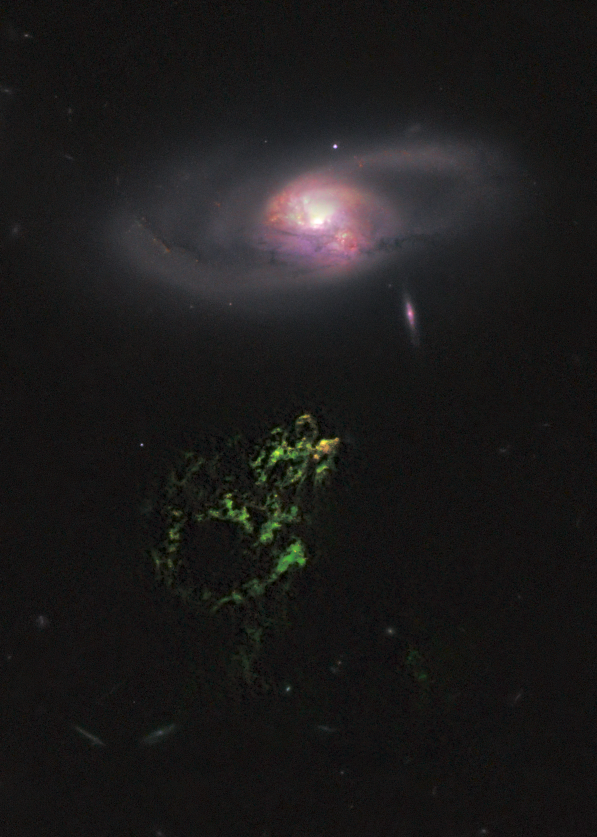
#> input picture rawdata/509256main_p1101a1.tif, 1194 x 1674 px (shown at 1/2 size)
$ jupyter execute --allow-errors VoorwerpParticles.ipynb   (shell and % lines are left out)
#> lines starting #> are read from the running program, lines starting #| are printed output that depends on the picture
# Hanny's Voorwerp Particle Model

Working with the image from [here.](https://www.nasa.gov/mission_pages/hubble/science/space-oddity.html)

[cell 1]

from PIL import Image
import numpy as np
import scipy.stats as stats
from scipy.ndimage.filters import gaussian_filter

import matplotlib.pyplot as plt
from mpl_toolkits.mplot3d import Axes3D

import hdbscan

[cell 2]

im = Image.open('509256main_p1101a1.tif')
#> im is the input picture: PIL image 1194x1674 RGB; mean R, G, B 28.1, 26.8, 26.5
imarray = np.array(im)

f,ax = plt.subplots(1,1, figsize=(10,20))
ax.imshow(imarray)

[cell 3]
ny, nx, nz = imarray.shape
#> ny = 1674; nx = 1194; nz = 3
print(imarray.shape)
#| (1674, 1194, 3)

### Separate the colors and calculate the luminance

[cell 4]

#threshold = 0.2 #from trial and error
threshold = 0.11 #from trial and error

r = imarray[:, :, 0]/255.
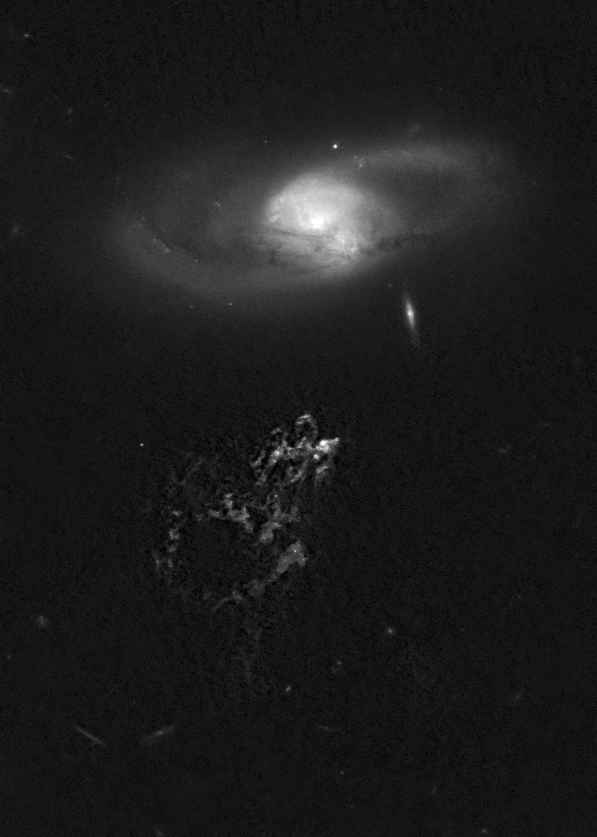
#> r: shape (1674, 1194) float64 (shown at 1/2 size); min 0, max 1, mean 0.11
g = imarray[:, :, 1]/255.
b = imarray[:, :, 2]/255.
luminance = 0.2126*imarray[:,:,0]/255. + 0.7152*imarray[:,:,1]/255. + 0.0722*imarray[:,:,2]/255.
low = np.where(luminance < threshold)
#> low = 1558572 positions, rows 0 to 1673, columns 0 to 1193
luminance[low] = 0
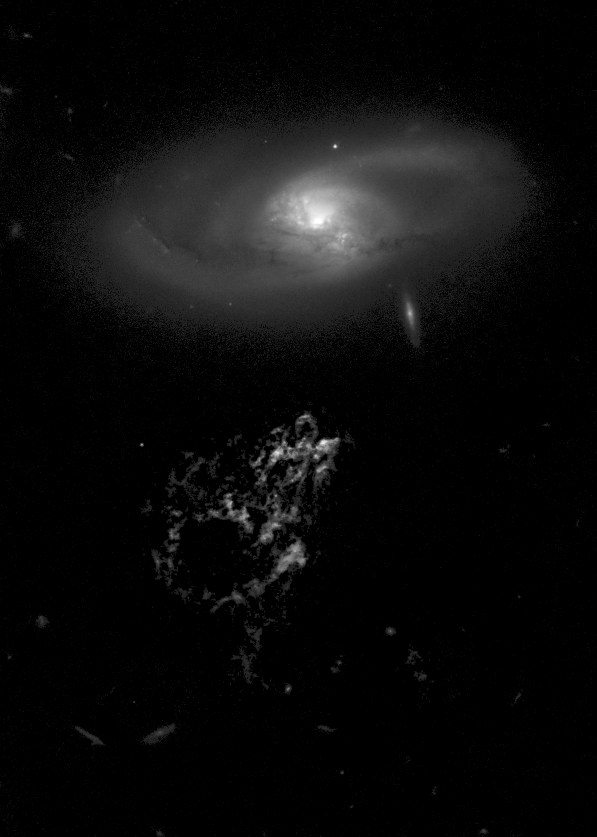
#> luminance: shape (1674, 1194) float64 (shown at 1/2 size); min 0, max 1, mean 0.0466
luminanceSmooth = gaussian_filter(luminance, 8)

f,(ax1, ax2, ax3, ax4, ax5) = plt.subplots(1,5, figsize=(30, 10))
ax1.imshow(r, cmap='Reds')
ax2.imshow(g, cmap='Greens')
ax3.imshow(b, cmap='Blues')
ax4.imshow(luminance, cmap='Greys')
ax5.imshow(luminanceSmooth, cmap='Greys')
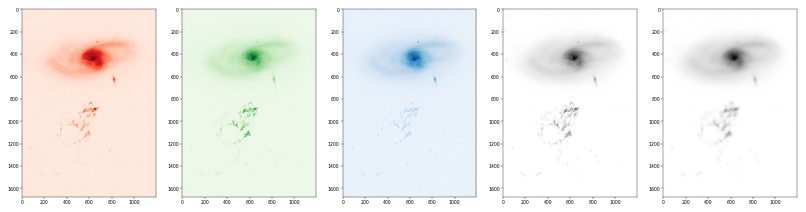
#> figure drawn by matplotlib, 5 panels

### Sample from the luminance array to create particles

[cell 5]

resampleRing = [] #trying to identify the ring
xRingCenter = 425
yRingCenter = 550

resampleX = []
resampleY = []
resampleZ = []
resampleRGB = []
resampleL = []

resampleRGBA = []
norm = 1.#0.1

zfac = 30. #scaling factor fo gaussian distribution of points based on luminance
zmax = 10
zmin = 1
cx = 500
cy = 650
zlfac = 150.
colorFac = 0.
for i in range(ny)[775:]:
    rowS = luminanceSmooth[i,:]
    row = luminance[i,:]
    sumRow = np.sum(row)
    if (sumRow > 0):
        nn = np.sum(row)/norm
        pp = row/sumRow
        n = int(np.round(nn))
        #print(i, n, row)
        xx = np.random.choice(nx, size=n, p=pp)
        xoff = np.random.random(size=n) #to avoid obvious pixelation
        yoff = np.random.random(size=n) #to avoid obvious pixelation
        xcheck = xx + xoff
        ycheck = np.ones(n)*(ny - i) + yoff
        resampleX.extend(xcheck)
        resampleY.extend(ycheck)

        #take luminance as the standard deviation of the random normal?
        scale = np.clip(rowS[xx]**0.5*zfac, zmin, zmax)

        #choose some function for the central z position
        #pxy = (np.abs(i - cy) + np.abs(np.arange(len(row))[xx] - cx))/(cx + cy) #x + y
        xval = np.arange(len(row))[xx]
        yval = i
        yline = xval + 150
        xline = 1200 - yval
        # [4 lines of commented-out code are left out]
        pxy = (yval - yline)**2./cy**2. #elliptical paraboloid
        loc = zlfac*pxy**2.
        #loc = np.zeros_like(pxy)

        #add some wiggles?
        #pxy = (xval - cx)**2./(0.2*cx)**2. + (yval - yline)**2./(0.4*cy)**2. #elliptical paraboloid
        #loc += zlfac*np.sin(pxy)/5.

        #add a random offset but to clumps
        #loc += np.random.normal(size=n, scale=zlfac/5., loc=0)

        #limit the overall size
        check = np.where(np.abs(loc) > 2.*zlfac)
        loc[check] = np.random.normal(size = len(check), scale=zlfac, loc=0)
        #loc = np.clip(loc, -4.*zlfac, 4.*zlfac)

        #print(loc, i, (i - cy), (np.arange(len(row))[xx] - cx))

        resampleZ.extend(np.random.normal(size=n, scale=scale, loc=loc))
        resampleL.extend(row[xx])

        #trying to identify the ring for clumping
        rad = ((xcheck - xRingCenter)**2. + (ycheck - yRingCenter)**2.)**0.5
        ringCheck = np.where(rad < 125)
        ring = np.zeros(len(xcheck))
        ring[ringCheck] = 10.
        resampleRing.extend(ring)

        resampleRGB.extend((imarray[i,xx,:]/255.).tolist())
        #try to make the colors more vibrant -- could try to do something smart, but for now just subtract a constant from the color
        r = imarray[i,xx,0]/255.
        g = imarray[i,xx,1]/255.
        b = imarray[i,xx,2]/255.
        #rgb = np.array([r,g,b])
        #cmax = np.argmax(rgb)
        resampleRGBA.extend( np.array([r + colorFac,
                                       g + colorFac,
                                       b + colorFac,
                                       np.ones(len(xx))]).T.tolist())
#> this loop made 899 passes
#> (sumRow, nn, n, xoff, yoff, xcheck, ycheck, scale) on passes 1 to 4: (2.68, 2.68, 3, [0.545, 0.424, 0.646], [0.438, 0.892, 0.964], [642.5, 843.4, 725.6], [899.4, 899.9, 900], [2.01, 1.83, 1.56]), (3.03, 3.03, 3, [0.0202, 0.833, 0.778], [0.87, 0.979, 0.799], [983, 255.8, 259.8], [898.9, 899, 898.8], [1, 1.71, 1.61]), (3.2, 3.2, 3, [0.415, 0.265, 0.774], [0.456, 0.568, 0.0188], [420.4, 1125.3, 700.8], [897.5, 897.6, 897], [2.12, 1.06, 1.99]), (3.7, 3.7, 4, [0.0602, 0.667, 0.671, 0.21], [0.129, 0.315, 0.364, 0.57], [930.1, 426.7, 439.7, 947.2], [896.1, 896.3, 896.4, 896.6], [1.32, 2.37, 2.6, 1.09])
#> (sumRow, nn, n, xoff, yoff, xcheck, ycheck, scale) on pass 13: (1.5, 1.5, 2, [0.569, 0.407], [0.0692, 0.697], [924.6, 713.4], [887.1, 887.7], [1.08, 1.74])
#         foo = np.ones(len(r))
#         resampleRGBA.extend( np.array([foo, foo, foo, foo]).T.tolist())
        #resampleRGB.extend(tuple(map(tuple, imarray[i,xx,:])))

f,(ax1, ax2) = plt.subplots(1,2,figsize=(15,20))
#ax1.plot(resampleX, resampleY,'.', markersize=2, alpha=0.004, color='black')
ax1.scatter(resampleX, resampleY, s=2, alpha=0.05, c=resampleRGB)
ax1.set_aspect('equal')
xval = np.arange(1200)
yval = xval + 150
ax1.plot(xval, yval)
yval = np.arange(1200)
xval = -yval + 1200
ax1.plot(xval, yval)
ax1.scatter([xRingCenter], [yRingCenter],s=10,color='red',)
ax1.plot()
ax2.imshow(imarray)#luminance, cmap='Greys')
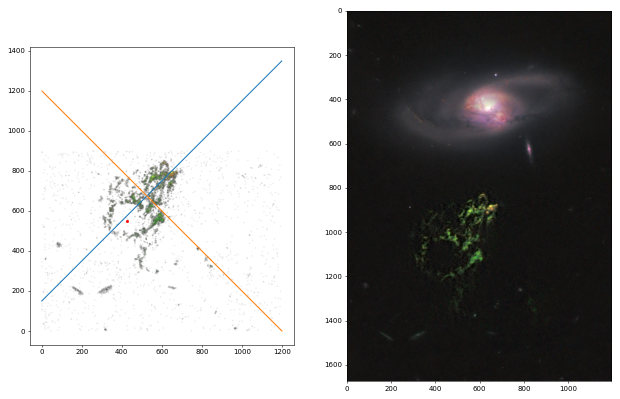
#> figure drawn by matplotlib, 2 panels; panel 1: curve peaks at x = 1199, y = 1349

## Try clump finding

*https://hdbscan.readthedocs.io/en/latest/comparing_clustering_algorithms.html#hdbscan*

*https://hdbscan.readthedocs.io/en/latest/*

[cell 6]

data = np.array([resampleX, resampleY, resampleL]).T
print(data.shape)
#| (12001, 3)

#> (the rest of this cell did not finish here and is left out)

*Apply the clump offsets*

#> (a cell that did not finish here is left out)

[cell 8]

f = plt.figure(figsize=(10,10))
ax = f.add_subplot(111, projection='3d')
ax.scatter(resampleX, resampleY, resampleZ, c=resampleRGB, s=20, alpha=0.1)
ax.set_xlabel('x')
ax.set_ylabel('y')
ax.set_zlabel('z')
ax.set_xlim(300, 700)
ax.set_ylim(450, 850)
ax.set_zlim(-200,200)
ax.view_init(90,0) #x,y
#ax.view_init(45, 45)
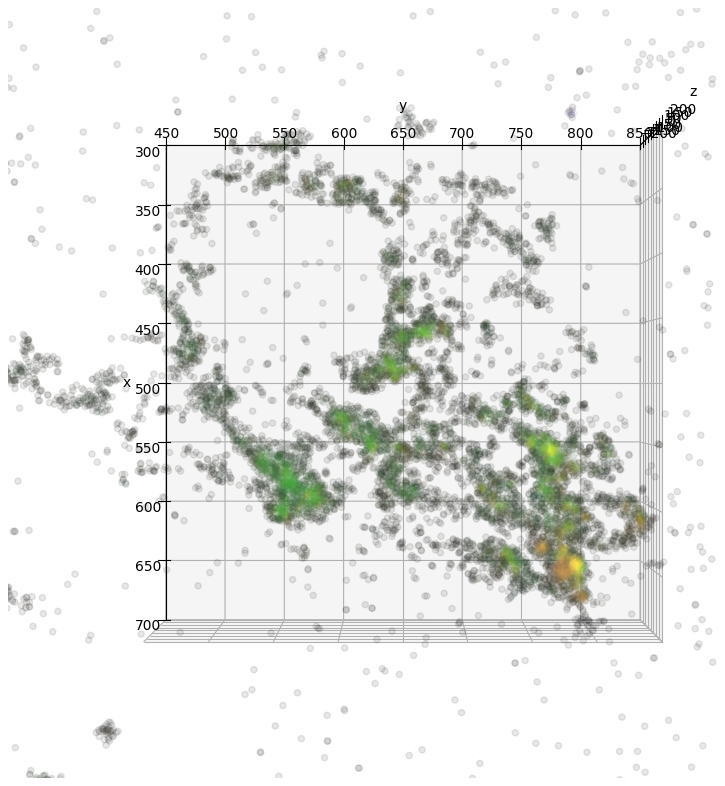
#> figure drawn by matplotlib, 1 panel

# Try looking at this in Firefly

[cell 9]
# some_file.py
import sys
sys.path.insert(0, '/Users/ageller/Visualizations/Firefly/dataReader')

import pandas as pd
from simpleReader import simpleReader
import requests
from IPython.display import IFrame

## Start the server

## Show Firefly in an IFrame

[cell 10]
url = "http://localhost:5000/combined"
IFrame(url, width=1650, height=700)

## Format the data and send it to Firefly

[cell 11]
mx, my, mz = np.mean(resampleX), np.mean(resampleY), np.mean(resampleZ)
sx, sy, sz = np.std(resampleX - mx), np.std(resampleY - my), np.std(resampleZ - mz)
s = max([sx,sy,sz])
coords = np.array([(resampleX - mx)/s, (resampleY - my)/s, (resampleZ - mz)/s]).T
print(coords.shape)
#| (12001, 3)

name = "part1"
#> (the rest of this cell did not finish here and is left out)

*To kill the Firefly server.*

[cell 12]
# uncomment the next line

### Write to a file for "raw" input format

[cell 13]
import csv
csvfile = open("../data/voorwerp.raw", 'wt')
csvwriter = csv.writer(csvfile, delimiter=' ', quotechar='|', quoting=csv.QUOTE_MINIMAL)
mx, my, mz = np.mean(resampleX), np.mean(resampleY), np.mean(resampleZ)
sx, sy, sz = np.std(resampleX - mx), np.std(resampleY - my), np.std(resampleZ - mz)
s = max([sx,sy,sz])
for i in range(len(resampleX)):
    csvwriter.writerow([(resampleX[i] - mx)/s, (resampleY[i] - my)/s, (resampleZ[i] - mz)/s,
                        resampleRGBA[i][0]*255., resampleRGBA[i][1]*255., resampleRGBA[i][2]*255.,
                        1, 2, 3])
csvfile.close()

$ run again, with rawdata/side_by_side.png saved as rawdata/509256main_p1101a1.tif
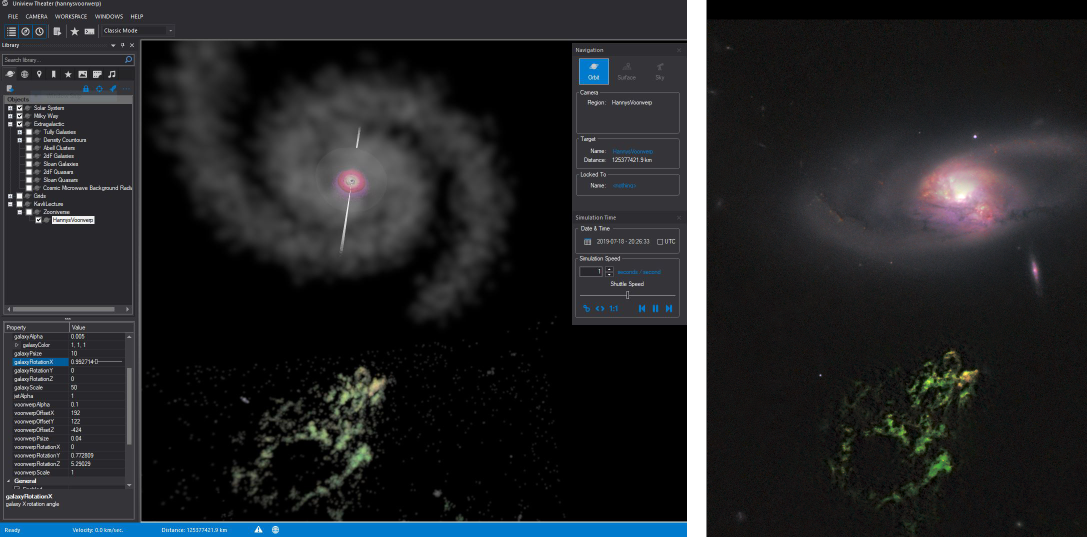
#> input picture rawdata/side_by_side.png, 2174 x 1074 px (shown at 1/2 size)
#> im is the input picture: PIL image 2174x1074 RGBA; mean R, G, B, A 35.2, 36.8, 39.2, 250.4
#| (1074, 2174, 4)
#> low = 1251978 positions, rows 0 to 1073, columns 0 to 2173
#> `luminanceSmooth = gaussian_filter(luminance, 8)`:
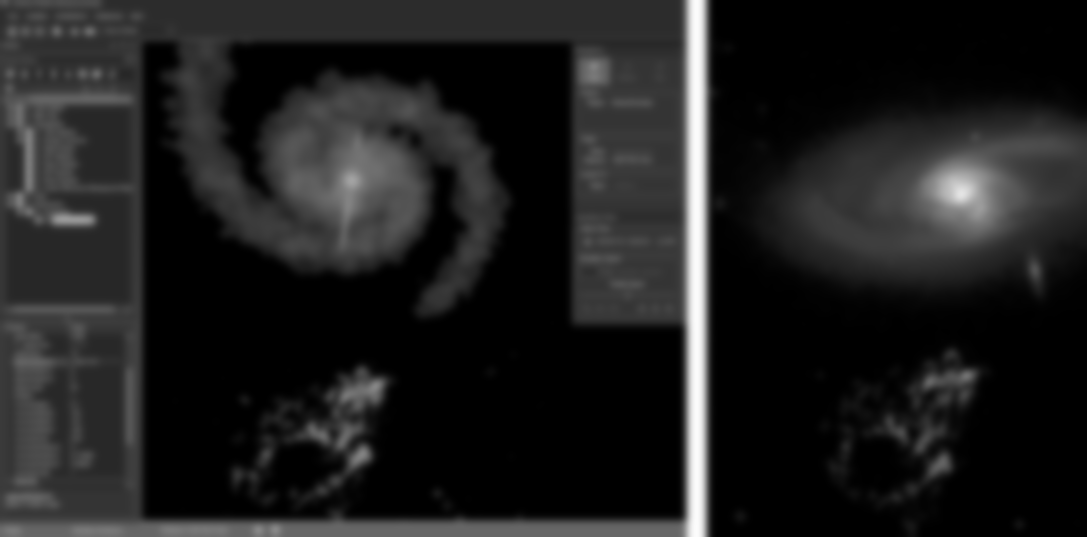
#> luminanceSmooth: shape (1074, 2174) float64 (shown at 1/2 size); min 0, max 0.989, mean 0.123
#> the loop `for i in range(ny)[775:]:` made 299 passes
#> (sumRow, nn, n, check) on passes 35, 44, 45, 46, 47: (174.3, 174.3, 174, ([28, 37, 49, 52, 72, 79, 85, 106, 108, 127, 141, 166],)), (136, 136, 136, ([17, 28, 30, 66, 73, 84, 85, 88, 91, 97, 105, 111, 124],)), (134.6, 134.6, 135, ([10, 14, 15, 24, 57, 74, 79, 85, 87, 100, 113, 119],)), (133.1, 133.1, 133, ([38, 63, 65, 66, 69, 81, 84, 104, 117, 126, 130],)), (147, 147, 147, ([33, 47, 66, 80, 86, 91, 98, 115, 124, 132, 136],))
#> after the loop `for i in range(ny)[775:]:`: resampleL = 59960 items
#> `xval = np.arange(1200)`: xval = 1200 values from 0 to 1199
#> `yval = xval + 150`: yval = 1200 values from 150 to 1349
#> `yval = np.arange(1200)`: yval = 1200 values from 0 to 1199
#> `xval = -yval + 1200`: xval = 1200 values, max 1200 at index 0, min 1 at index 1199, mean 600.5
#| (59960, 3)
#> `[cell 8]  f = plt.figure(figsize=(10,10)) ax = f.add_subplot(111, proj..`:
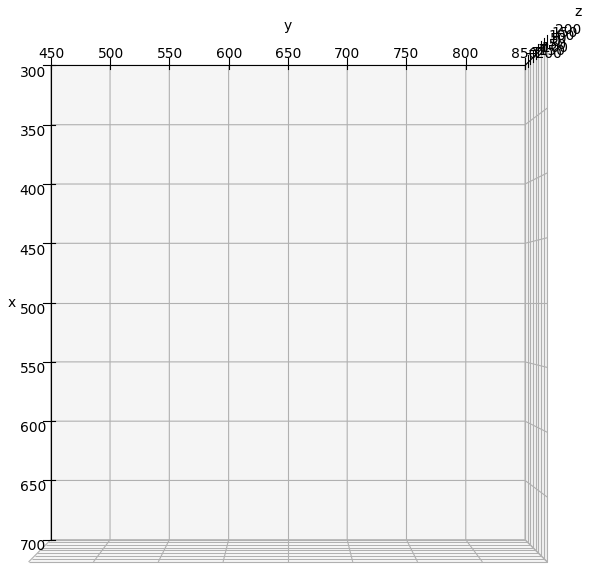
#> figure drawn by matplotlib, 1 panel
#> mx = 755.3; my = 122.3; mz = 72.74
#> sx = 580.9; sy = 96.76; sz = 104.4
#> s = 580.9
#| (59960, 3)
